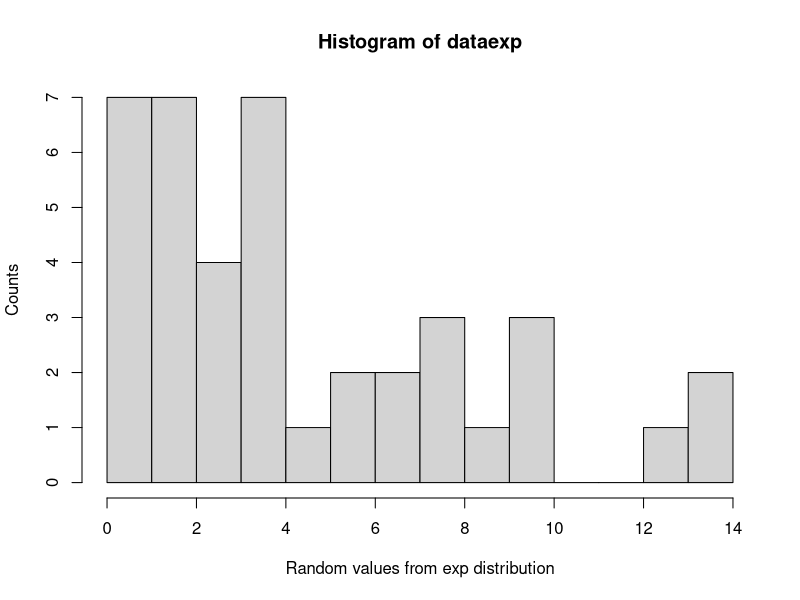
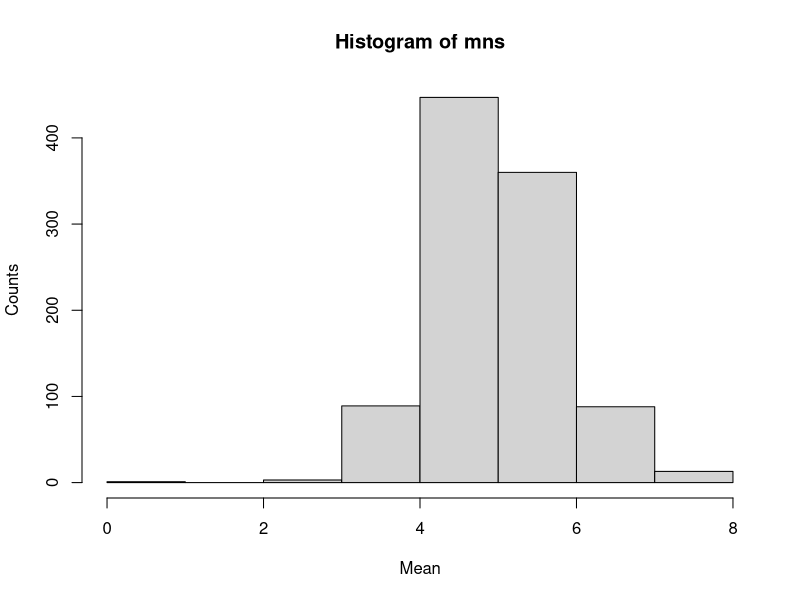
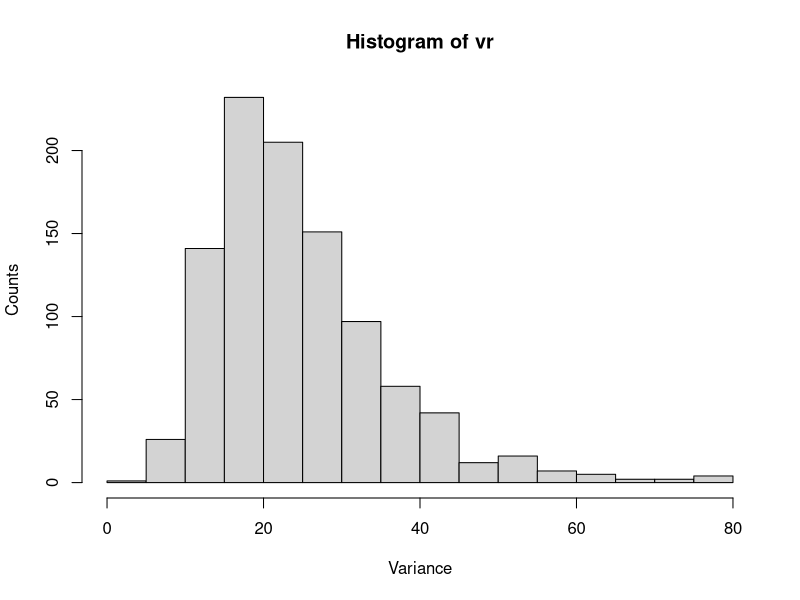
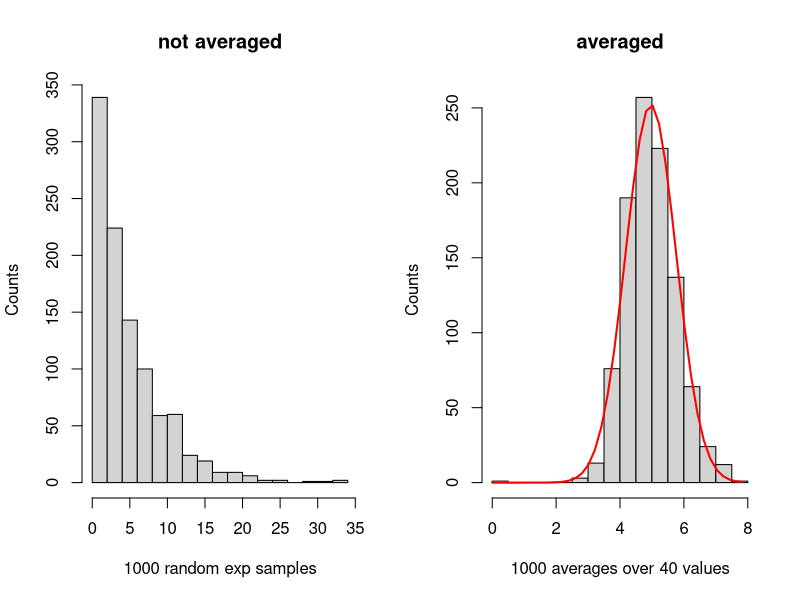

These charts were generated, in order, by the following R code:
## ---- chunk 1
lambda=0.2
n=40
## ---- chunk 2
set.seed(101010)
dataexp<-rexp(n, lambda)
hist(dataexp, breaks=10, xlab="Random values from exp distribution", ylab="Counts")
m1<-mean(dataexp)
## ---- chunk 3
m=1000
mns<-0
for (i in 1:1000) mns=c(mns, mean(rexp(40, lambda)))
hist(mns, breaks=10,  xlab = "Mean", ylab="Counts")
## ---- chunk 4
var1<-var(dataexp)
var1
## ---- chunk 5
m=1000
vr<-0
for (i in 1:1000) vr=c(vr, var(rexp(40, lambda)))
hist(vr, breaks=20,  xlab = "Variance", ylab="Counts")
## ---- chunk 6
expsamples<-rexp(m, lambda)
par(mfrow=c(1,2))
hist(expsamples, breaks=20, xlab="1000 random exp samples", main = "not averaged", ylab="Counts")
h<-hist(mns, breaks=20, xlab="1000 averages over 40 values", main = "averaged", ylab="Counts")
xfit<-seq(min(mns), max(mns), length=40)
yfit=dnorm(xfit, mean=mean(mns), sd=sd(mns))
yfit<-yfit*diff(h$mids[1:2]*length(mns))
lines(xfit, yfit, col='red', lwd=2)
